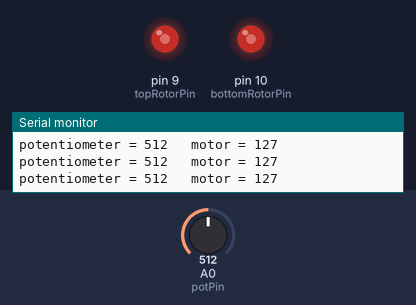
This sketch was run on a simulated Arduino Uno, built with avr-gcc and run on an emulated ATmega328P. Shown: output pins drawn as LEDs (lit = HIGH), the last lines printed to the serial monitor. Inputs (shaded band) come from the test bench; at power-on: A0 (potPin) = 512.

Above: at 1.2 s.
1.3 s: A0 (potPin) set to 1023
At 2.5 s:
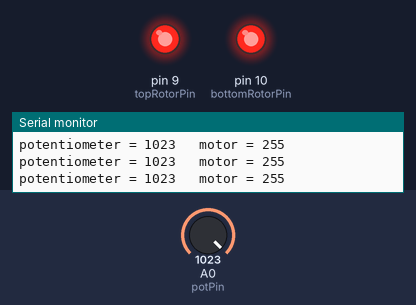
2.8 s: A0 (potPin) set to 122
At 3.6 s:
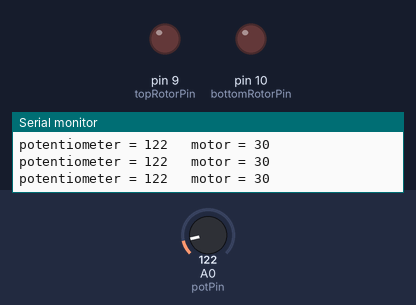
4.3 s: A0 (potPin) set to 197
5.8 s: A0 (potPin) set to 217
At 6.6 s:
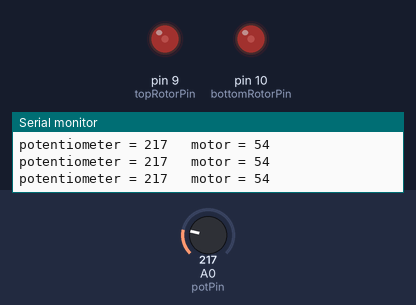
7.3 s: A0 (potPin) set to 716
At 8.5 s:
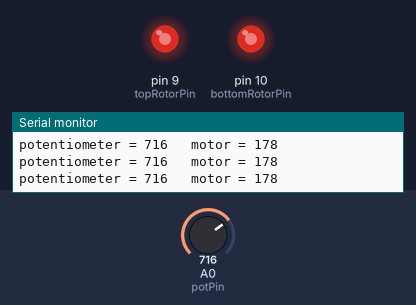
8.8 s: A0 (potPin) set to 511
At 9.3 s:
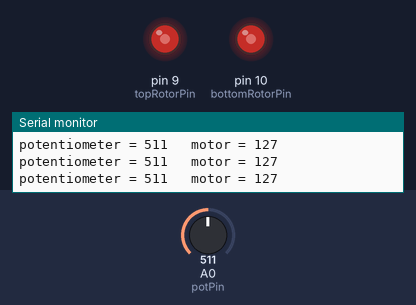
Timing chart, 0 to 11.3 s (numbered marks = the images above; inputs shaded):
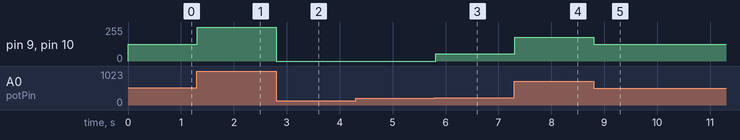

The sketch:

manual_speed_control.ino
```cpp
int potPin = A0;
int topRotorPin = 9;
int bottomRotorPin = 10;
int potValue = 0;
int motorValue = 0;
int motorCutoff = 50; //Idle speed ~70

void setup() {
 Serial.begin(38400);
}

void loop() {
 potValue = analogRead(potPin);
 motorValue = map(potValue, 0, 1023, 0, 255);
 if(motorValue > motorCutoff) {
   analogWrite(topRotorPin, motorValue);
   analogWrite(bottomRotorPin, motorValue);
 } else {
   digitalWrite(topRotorPin, LOW);
   digitalWrite(bottomRotorPin, LOW);
 }
 Serial.print("potentiometer = " );
 Serial.print(potValue);
 Serial.print("\t motor = ");
 Serial.println(motorValue);
 delay(20); // ~50Hz
}
```

Measured:
- the behaviour switches between 204 and 205 on A0 (potPin) (found by bisection; images 2 and 3)
- after the input at 1.3 s, pin 9 (topRotorPin), pin 10 (bottomRotorPin): 127/255 → 255/255 at once
- after the input at 2.8 s, pin 9 (topRotorPin), pin 10 (bottomRotorPin): 255/255 → 0/255 at once
- after the input at 5.8 s, pin 9 (topRotorPin), pin 10 (bottomRotorPin): 0/255 → 54/255 at once
- after the input at 7.3 s, pin 9 (topRotorPin), pin 10 (bottomRotorPin): 54/255 → 178/255 at once
- after the input at 8.8 s, pin 9 (topRotorPin), pin 10 (bottomRotorPin): 178/255 → 127/255 at once
